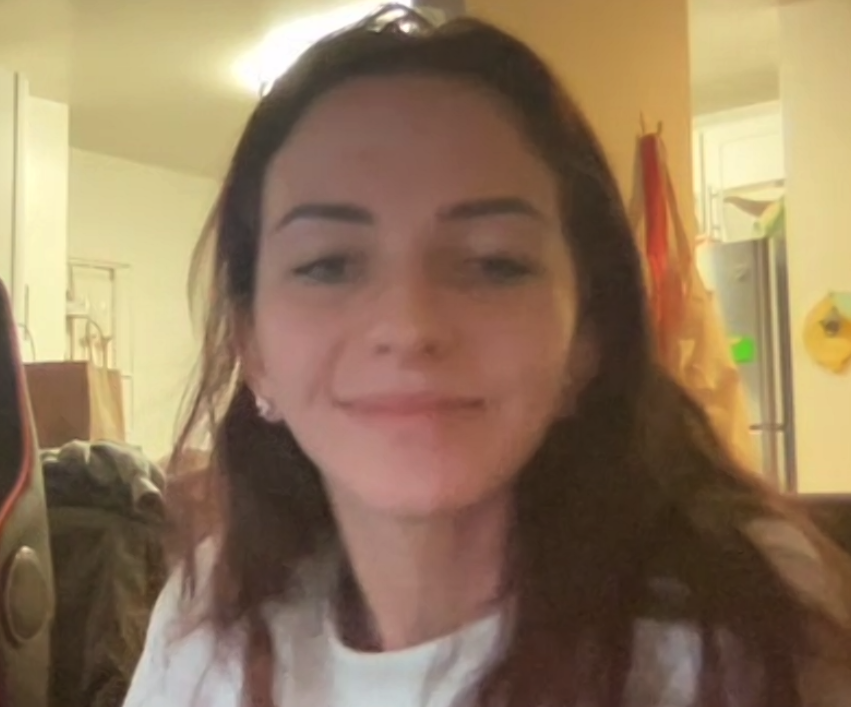
#> input picture backend_app/example-images/bri.png, 851 x 707 px
$ python -i skin_tone.py   (imports and definitions only)
#> lines starting #> are read from the running program, lines starting #| are printed output that depends on the picture; after the words box and inside, x2 and y2 are one past the last pixel; in counts of white or black regions, pixels touching at a corner belong together
#> further down, picture is the input picture: shape (707, 851, 3); mean B, G, R 91.4, 119.3, 144.3
import numpy as np
import cv2
from sklearn.cluster import KMeans
from collections import Counter
import imutils
import pprint
import colorsys
import os

def extractSkin(image):
    # Taking a copy of the image
    img = image.copy()
    img2 = image.copy()
    # Converting from BGR Colours Space to HSV
    img2 = cv2.cvtColor(img2, cv2.COLOR_BGR2GRAY)
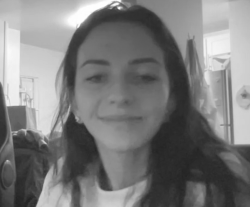
#> img2: shape (207, 250); min 34, max 254, mean 123.6

    # Isolate the face in the image
    path = os.path.abspath('./backend_app/haarcascade_frontalface.xml')
    face_cascade = cv2.CascadeClassifier(path)
    faces = face_cascade.detectMultiScale(
        img2,
        scaleFactor = 1.2,
        minNeighbors = 3,
        minSize = [30, 30],
    )
#> faces = [[65, 35, 113, 113]]
    if len(faces) > 0:
        (face_x, face_y, face_w, face_h) = faces[0]
#> face_x = 65; face_y = 35; face_w = 113; face_h = 113
        img = img[face_y:face_y+face_h, face_x:face_x+face_w]
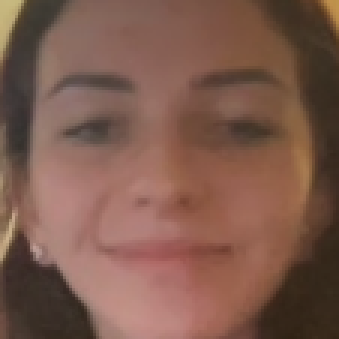
#> img: shape (113, 113, 3) (shown 3 times larger); mean of channels 0, 1, 2 76.8, 90.1, 125.5; drawn as B, G, R
    img = cv2.cvtColor(img, cv2.COLOR_BGR2HSV)
#> img: shape (113, 113, 3); mean H, S, V 8.7, 99.7, 125.5

    # Defining HSV Threadholds
    lower_threshold = np.array([0, 48, 80], dtype=np.uint8)
    upper_threshold = np.array([20, 255, 255], dtype=np.uint8)

    # Single Channel mask,denoting presence of colours in the about threshold
    skinMask = cv2.inRange(img, lower_threshold, upper_threshold)
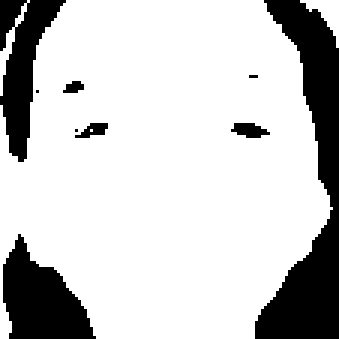
#> skinMask: shape (113, 113) (shown 3 times larger); 78.9% white; 9 black regions (3 under 20 px), largest, box (x1, y1, x2, y2) and area: (85, 0, 113, 113) 1408, (1, 78, 32, 113) 639, (0, 0, 22, 54) 551, (77, 41, 90, 46) 44, (25, 41, 36, 46) 32, (21, 27, 28, 31) 20

    # apply erosions and dilations to the mask
    kernel = cv2.getStructuringElement(cv2.MORPH_ELLIPSE, (11, 11))
    skinMask = cv2.erode(skinMask, kernel, iterations = 2)
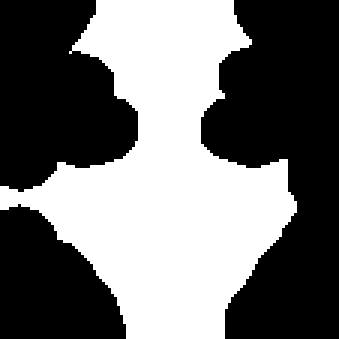
#> skinMask: shape (113, 113) (shown 3 times larger); 44.4% white; 1 white region, box (x1, y1, x2, y2) and area: (0, 0, 99, 113) 5665
    skinMask = cv2.dilate(skinMask, kernel, iterations = 2)
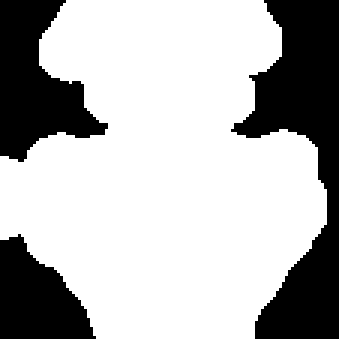
#> skinMask: shape (113, 113) (shown 3 times larger); 70.3% white; 3 black regions, box (x1, y1, x2, y2) and area: (77, 0, 113, 113) 1993, (0, 0, 36, 54) 1068, (0, 78, 32, 113) 727

    # Cleaning up mask using Gaussian Filter
    skinMask = cv2.GaussianBlur(skinMask, (3, 3), 0)
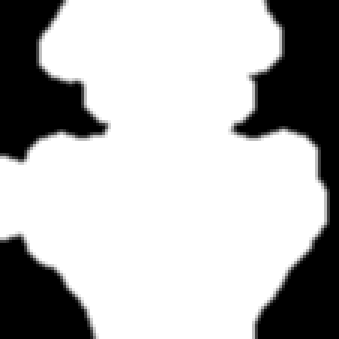
#> skinMask: shape (113, 113) (shown 3 times larger); min 0, max 255, mean 179.4

    # Extracting skin from the threshold mask
    skin = cv2.bitwise_and(img, img, mask=skinMask)
#> skin: shape (113, 113, 3); mean H, S, V 5.4, 73.6, 104.2

    # Return the Skin image
    return cv2.cvtColor(skin, cv2.COLOR_HSV2BGR)
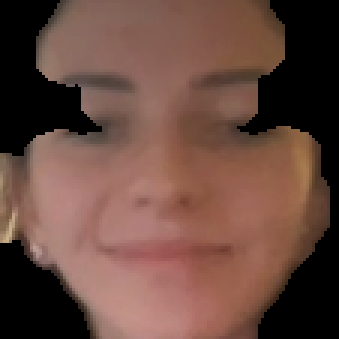
#> returned value: shape (113, 113, 3) (shown 3 times larger); mean B, G, R 63.3, 73.1, 104.2


def removeBlack(estimator_labels, estimator_cluster):

    # Check for black
    hasBlack = False

    # Get the total number of occurance for each color
    occurance_counter = Counter(estimator_labels)

    # Quick lambda function to compare to lists
    def compare(x, y): return Counter(x) == Counter(y)

    # Loop through the most common occuring color
    for x in occurance_counter.most_common(len(estimator_cluster)):

        # Quick List comprehension to convert each of RBG Numbers to int
        color = [int(i) for i in estimator_cluster[x[0]].tolist()]

        # Check if the color is [0,0,0] that if it is black
        if compare(color, [0, 0, 0]) == True:
            # delete the occurance
            del occurance_counter[x[0]]
            # remove the cluster
            hasBlack = True
            estimator_cluster = np.delete(estimator_cluster, x[0], 0)
            break

    return (occurance_counter, estimator_cluster, hasBlack)


def getColorInformation(estimator_labels, estimator_cluster, hasThresholding=False):

    # Variable to keep count of the occurance of each color predicted
    occurance_counter = None

    # Output list variable to return
    colorInformation = []

    # Check for Black
    hasBlack = False

    # If a mask has be applied, remove th black
    if hasThresholding == True:

        (occurance, cluster, black) = removeBlack(
            estimator_labels, estimator_cluster)
        occurance_counter = occurance
        estimator_cluster = cluster
        hasBlack = black

    else:
        occurance_counter = Counter(estimator_labels)

    # Get the total sum of all the predicted occurances
    totalOccurance = sum(occurance_counter.values())

    # Loop through all the predicted colors
    for x in occurance_counter.most_common(2):

        index = (int(x[0]))

        # Quick fix for index out of bound when there is no threshold
        index = (index-1) if ((hasThresholding & hasBlack)
                              & (int(index) != 0)) else index

        # Get the color number into a list
        color = estimator_cluster[index].tolist()
        if color[0] == 1 and color[1] == 0 and color[2] == 0:
            continue
        else:
            # Get the percentage of each color
            color_percentage = (x[1]/totalOccurance)

            # make the dictionay of the information
            colorInfo = {"cluster_index": index, "color": color,
                         "color_percentage": color_percentage}

            # Add the dictionary to the list
            colorInformation.append(colorInfo)
            break

    return colorInformation


def extractDominantColor(image, number_of_colors=3, hasThresholding=False):

    # Quick Fix Increase cluster counter to neglect the black(Read Article)
    if hasThresholding == True:
        number_of_colors += 1

    # Taking Copy of the image
    img = image.copy()

    # Convert Image into RGB Colours Space
    img = cv2.cvtColor(img, cv2.COLOR_BGR2RGB)

    # Reshape Image
    img = img.reshape((img.shape[0]*img.shape[1]), 3)

    # Initiate KMeans Object
    estimator = KMeans(n_clusters=number_of_colors, random_state=0)

    # Fit the image
    estimator.fit(img)

    # Get Colour Information
    colorInformation = getColorInformation(
        estimator.labels_, estimator.cluster_centers_, hasThresholding)
    return colorInformation


def plotColorBar(colorInformation):
    # Create a 500x100 black image
    color_bar = np.zeros((100, 500, 3), dtype="uint8")

    top_x = 0
    for x in colorInformation:
        bottom_x = top_x + (x["color_percentage"] * color_bar.shape[1])

        color = tuple(map(int, (x['color'])))

        cv2.rectangle(color_bar, (int(top_x), 0),
                      (int(bottom_x), color_bar.shape[0]), color, -1)
        top_x = bottom_x
    return color_bar

def get_skin_tone(image, print_flag = False):
    # Resize image to a width of 250
    image = imutils.resize(image, width=250)

    # Apply Skin Mask
    skin = extractSkin(image)

    # Find the dominant color. Default is 1 , pass the parameter 'number_of_colors=N' where N is the specified number of colors
    dominantColors = extractDominantColor(skin, hasThresholding=True)
#> dominantColors = 1 item


    # fetch the RGB
    rgb_vals = dominantColors[0]['color']
#> rgb_vals = [141.9, 97.67, 82.67]
    rgb_vals = [x/255. for x in rgb_vals]
#> rgb_vals = [0.557, 0.383, 0.324]
    hsv_vals = colorsys.rgb_to_hsv(rgb_vals[0], rgb_vals[1], rgb_vals[2])
#> hsv_vals = (0.0422, 0.417, 0.557)
    return (hsv_vals[0]*360., hsv_vals[1]*100., hsv_vals[2]*100.)

>>> import cv2
>>> picture = cv2.imread('example-images/bri.png')
>>> result = get_skin_tone(picture)
#> result = (15.19, 41.74, 55.65)
